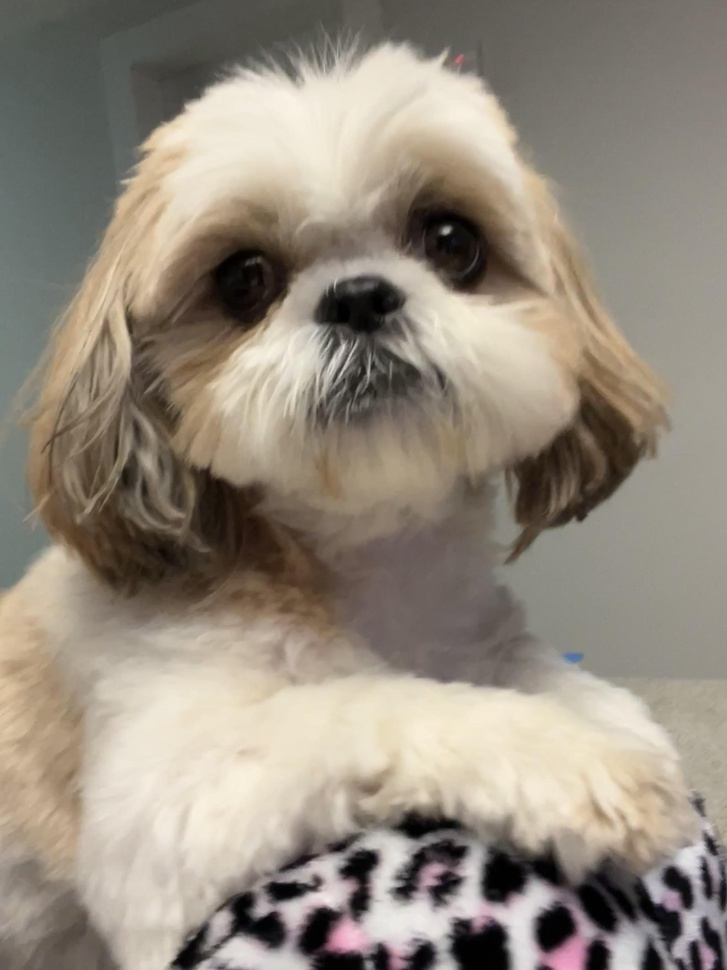
#> input picture krembo.jpg, 727 x 970 px, shrunk from 2316 x 3088 before the run
$ python main.py
#> lines starting #> are read from the running program, lines starting #| are printed output that depends on the picture; after the words box and inside, x2 and y2 are one past the last pixel; in counts of white or black regions, pixels touching at a corner belong together
### image_utils.py
import numpy as np
from PIL import Image
from scipy.signal import convolve2d

def load_image(path):
#> called with path = 'krembo.jpg'
    img = Image.open(path)
#> img is the input picture: PIL image 727x970 RGB; mean R, G, B 148.1, 138.4, 125.5
    return np.array(img)

def edge_detection(image):
    gray_image = np.mean(image, axis=2)
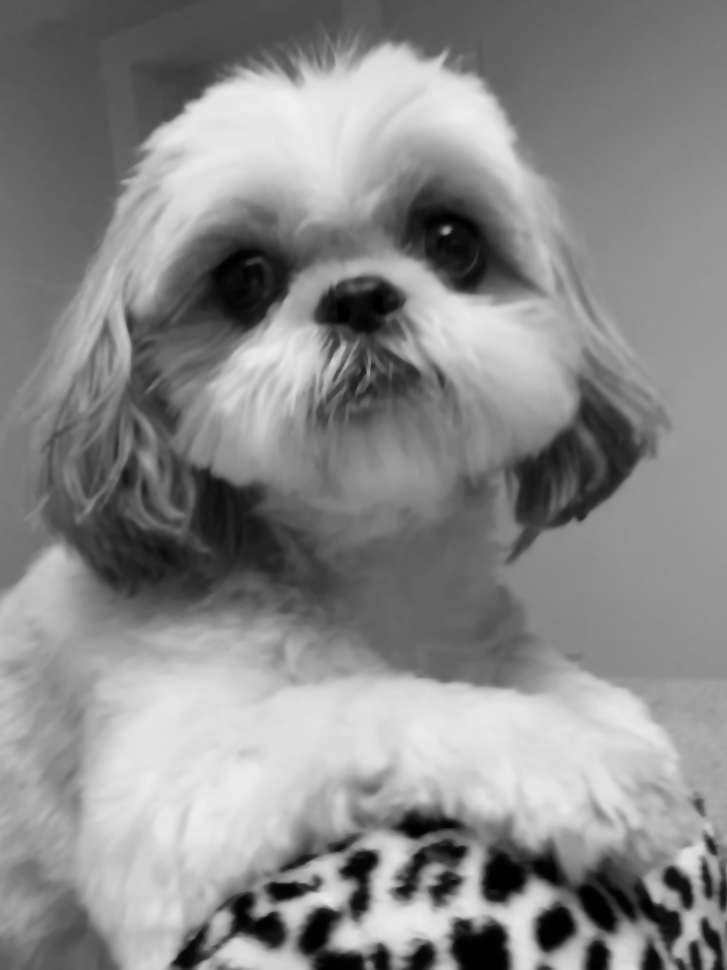
#> gray_image: shape (970, 727) float64; min 0, max 240.7, mean 137.3

    kernelY = np.array([
        [1, 2, 1],
        [0, 0, 0],
        [-1, -2, -1]
    ])

    kernelX = np.array([
        [-1, 0, 1],
        [-2, 0, 2],
        [-1, 0, 1]
    ])

    edgeX = convolve2d(gray_image, kernelX, mode='same', boundary='fill', fillvalue=0)
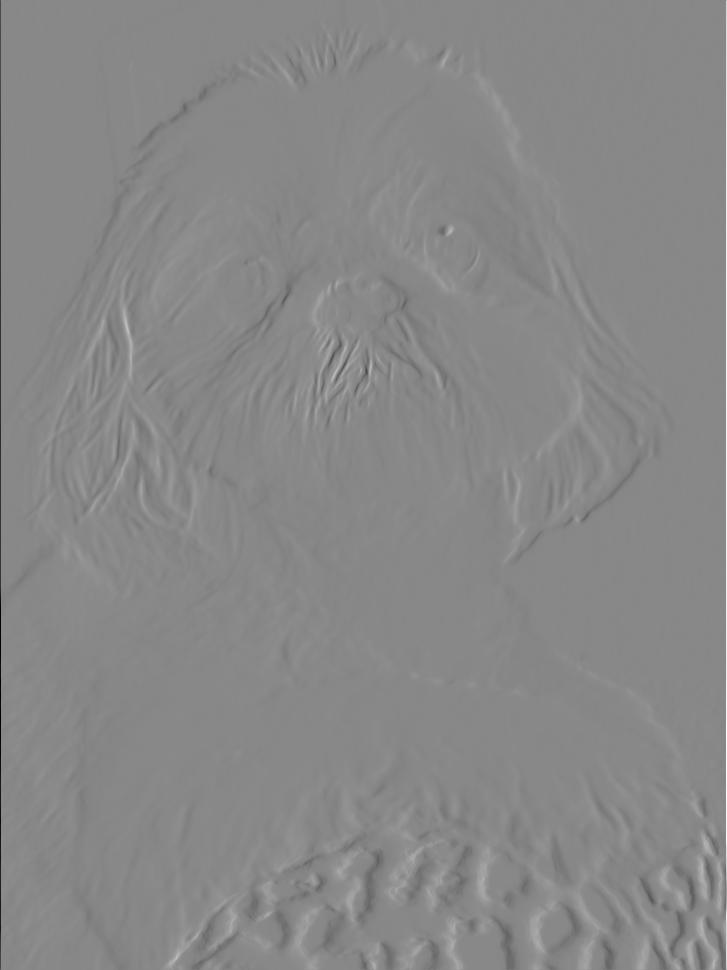
#> edgeX: shape (970, 727) float64; min -775.7, max 676.3, mean -0.1; drawn with min black and max white
    edgeY = convolve2d(gray_image, kernelY, mode='same', boundary='fill', fillvalue=0)
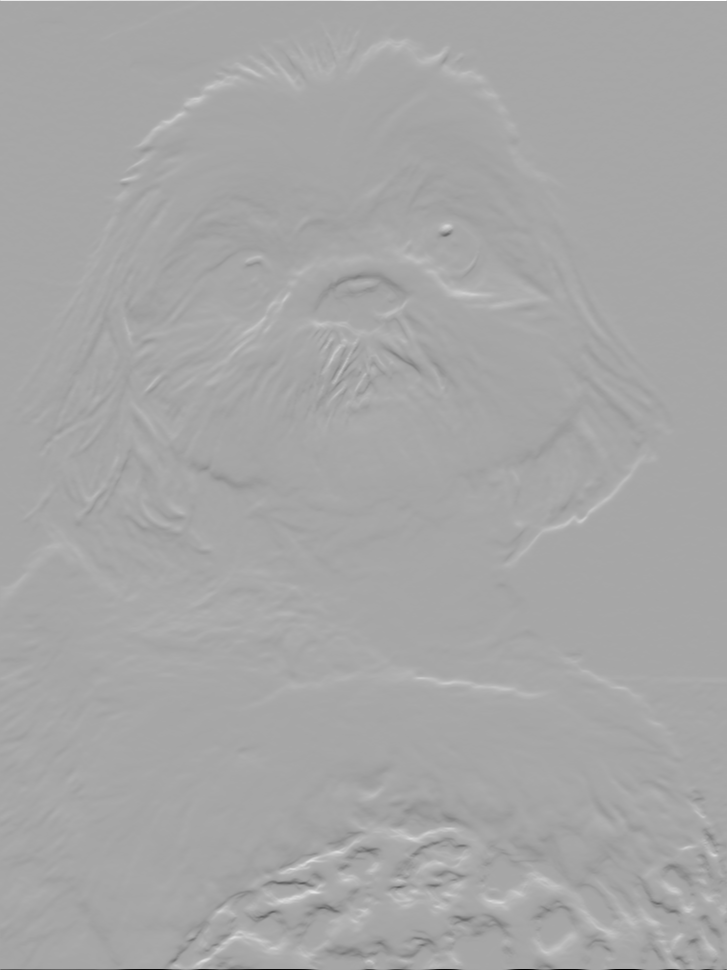
#> edgeY: shape (970, 727) float64; min -875.7, max 462.7, mean 0.1; drawn with min black and max white

    edgeMAG = np.sqrt(edgeX**2 + edgeY**2)
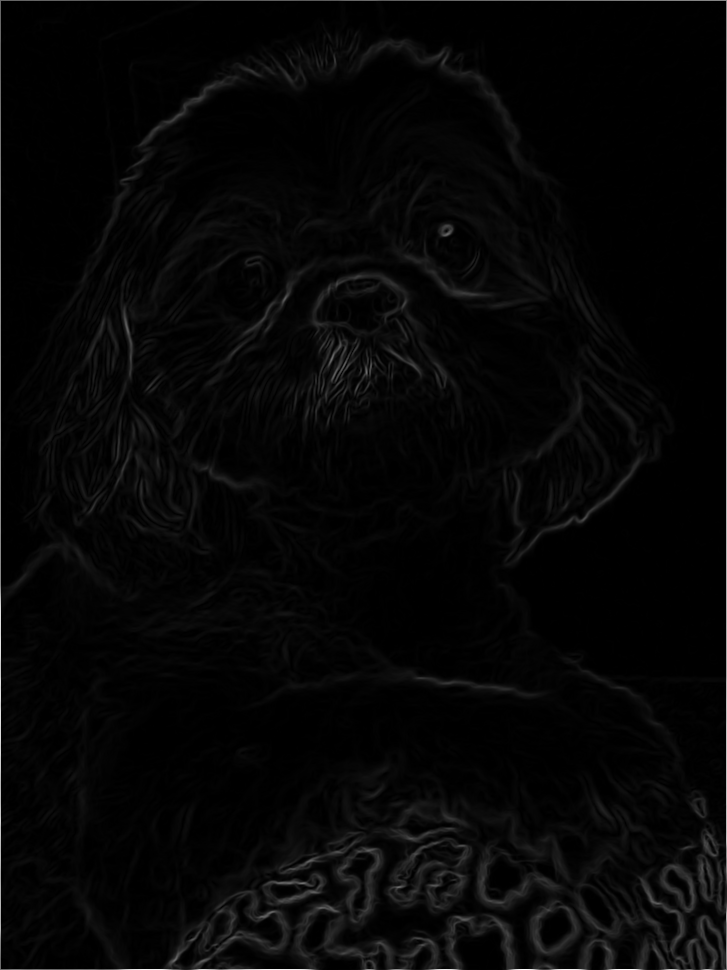
#> edgeMAG: shape (970, 727) float64; min 0, max 875.7, mean 21.8; drawn with min black and max white

    return edgeMAG

### main.py
import numpy as np
from skimage.filters import median
from skimage.morphology import ball
from PIL import Image
import image_utils
filename = 'krembo.jpg'
image = image_utils.load_image(filename)
clean_image = median(image, ball(3))
edgeMAG = image_utils.edge_detection(clean_image)
threshold = 30
edge_binary = edgeMAG > threshold
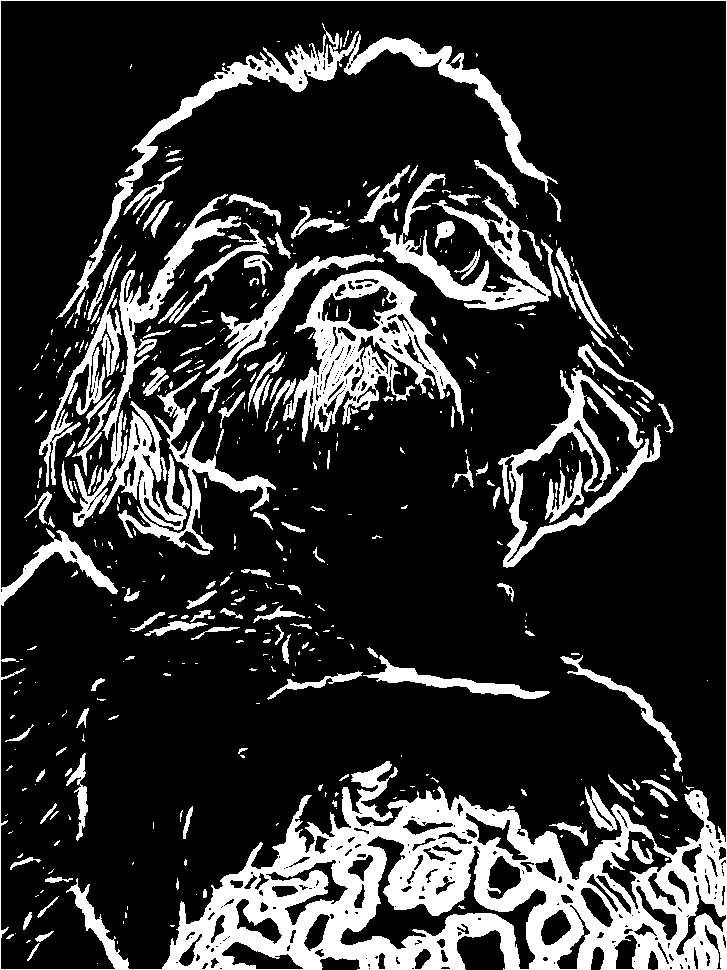
#> edge_binary: shape (970, 727) bool; 18.8% white; 513 white regions (325 under 20 px), largest, box (x1, y1, x2, y2) and area: (0, 0, 727, 970) 56814, (283, 270, 464, 442) 10585, (56, 23, 558, 319) 9554
edge_image = Image.fromarray((edge_binary * 255).astype(np.uint8))
edge_image.save('my_edges.png')
